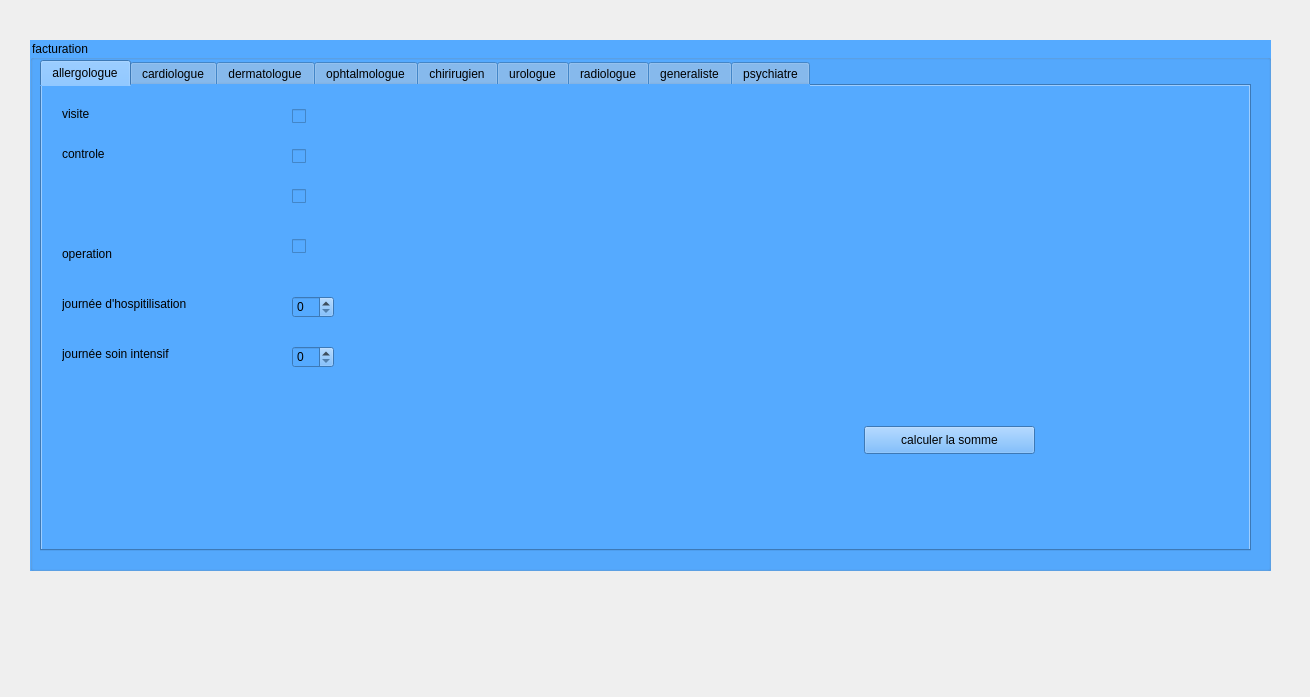
<?xml version="1.0" encoding="UTF-8"?>
<ui version="4.0">
 <class>facturation</class>
 <widget class="QWidget" name="facturation">
  <property name="geometry">
   <rect>
    <x>0</x>
    <y>0</y>
    <width>1310</width>
    <height>697</height>
   </rect>
  </property>
  <property name="windowTitle">
   <string>Form</string>
  </property>
  <widget class="QGroupBox" name="groupBox">
   <property name="geometry">
    <rect>
     <x>30</x>
     <y>40</y>
     <width>1241</width>
     <height>531</height>
    </rect>
   </property>
   <property name="styleSheet">
    <string notr="true">background-color: rgb(85, 170, 255);</string>
   </property>
   <property name="title">
    <string>facturation</string>
   </property>
   <widget class="QTabWidget" name="tabWidget">
    <property name="geometry">
     <rect>
      <x>10</x>
      <y>20</y>
      <width>1211</width>
      <height>491</height>
     </rect>
    </property>
    <property name="currentIndex">
     <number>0</number>
    </property>
    <widget class="QWidget" name="tab_2">
     <attribute name="title">
      <string>allergologue</string>
     </attribute>
     <widget class="QLabel" name="label_6">
      <property name="geometry">
       <rect>
        <x>20</x>
        <y>60</y>
        <width>55</width>
        <height>16</height>
       </rect>
      </property>
      <property name="text">
       <string>controle</string>
      </property>
     </widget>
     <widget class="QLabel" name="label_11">
      <property name="geometry">
       <rect>
        <x>20</x>
        <y>260</y>
        <width>121</width>
        <height>16</height>
       </rect>
      </property>
      <property name="text">
       <string>journée soin intensif</string>
      </property>
     </widget>
     <widget class="QCheckBox" name="checkBox_5">
      <property name="geometry">
       <rect>
        <x>250</x>
        <y>150</y>
        <width>81</width>
        <height>20</height>
       </rect>
      </property>
      <property name="text">
       <string/>
      </property>
     </widget>
     <widget class="QCheckBox" name="checkBox_6">
      <property name="geometry">
       <rect>
        <x>250</x>
        <y>100</y>
        <width>81</width>
        <height>20</height>
       </rect>
      </property>
      <property name="text">
       <string/>
      </property>
     </widget>
     <widget class="QSpinBox" name="spinBox_3">
      <property name="geometry">
       <rect>
        <x>250</x>
        <y>260</y>
        <width>42</width>
        <height>22</height>
       </rect>
      </property>
     </widget>
     <widget class="QLabel" name="label_8">
      <property name="geometry">
       <rect>
        <x>20</x>
        <y>110</y>
        <width>111</width>
        <height>16</height>
       </rect>
      </property>
      <property name="text">
       <string/>
      </property>
     </widget>
     <widget class="QPushButton" name="pushButton_2">
      <property name="geometry">
       <rect>
        <x>822</x>
        <y>340</y>
        <width>171</width>
        <height>28</height>
       </rect>
      </property>
      <property name="text">
       <string>calculer la somme</string>
      </property>
     </widget>
     <widget class="QLabel" name="label_12">
      <property name="geometry">
       <rect>
        <x>20</x>
        <y>210</y>
        <width>151</width>
        <height>16</height>
       </rect>
      </property>
      <property name="text">
       <string>journée d'hospitilisation</string>
      </property>
     </widget>
     <widget class="QSpinBox" name="spinBox_4">
      <property name="geometry">
       <rect>
        <x>250</x>
        <y>210</y>
        <width>42</width>
        <height>22</height>
       </rect>
      </property>
     </widget>
     <widget class="QLabel" name="label_13">
      <property name="geometry">
       <rect>
        <x>20</x>
        <y>20</y>
        <width>55</width>
        <height>16</height>
       </rect>
      </property>
      <property name="text">
       <string>visite</string>
      </property>
     </widget>
     <widget class="QLabel" name="label_14">
      <property name="geometry">
       <rect>
        <x>20</x>
        <y>160</y>
        <width>55</width>
        <height>16</height>
       </rect>
      </property>
      <property name="text">
       <string>operation</string>
      </property>
     </widget>
     <widget class="QCheckBox" name="checkBox_7">
      <property name="geometry">
       <rect>
        <x>250</x>
        <y>60</y>
        <width>81</width>
        <height>20</height>
       </rect>
      </property>
      <property name="text">
       <string/>
      </property>
     </widget>
     <widget class="QCheckBox" name="checkBox_8">
      <property name="geometry">
       <rect>
        <x>250</x>
        <y>20</y>
        <width>81</width>
        <height>20</height>
       </rect>
      </property>
      <property name="text">
       <string/>
      </property>
     </widget>
    </widget>
    <widget class="QWidget" name="tab">
     <attribute name="title">
      <string>cardiologue</string>
     </attribute>
     <widget class="QLabel" name="label_7">
      <property name="geometry">
       <rect>
        <x>50</x>
        <y>240</y>
        <width>55</width>
        <height>16</height>
       </rect>
      </property>
      <property name="text">
       <string/>
      </property>
     </widget>
     <widget class="QLabel" name="label_4">
      <property name="geometry">
       <rect>
        <x>50</x>
        <y>170</y>
        <width>55</width>
        <height>16</height>
       </rect>
      </property>
      <property name="text">
       <string/>
      </property>
     </widget>
     <widget class="QLabel" name="label">
      <property name="geometry">
       <rect>
        <x>50</x>
        <y>50</y>
        <width>55</width>
        <height>16</height>
       </rect>
      </property>
      <property name="text">
       <string>visite</string>
      </property>
     </widget>
     <widget class="QLabel" name="label_9">
      <property name="geometry">
       <rect>
        <x>50</x>
        <y>290</y>
        <width>121</width>
        <height>16</height>
       </rect>
      </property>
      <property name="text">
       <string>journée soin intensif</string>
      </property>
     </widget>
     <widget class="QLabel" name="label_2">
      <property name="geometry">
       <rect>
        <x>50</x>
        <y>190</y>
        <width>55</width>
        <height>16</height>
       </rect>
      </property>
      <property name="text">
       <string>operation</string>
      </property>
     </widget>
     <widget class="QLabel" name="label_5">
      <property name="geometry">
       <rect>
        <x>50</x>
        <y>140</y>
        <width>111</width>
        <height>16</height>
       </rect>
      </property>
      <property name="text">
       <string>ecographie</string>
      </property>
     </widget>
     <widget class="QLabel" name="label_10">
      <property name="geometry">
       <rect>
        <x>50</x>
        <y>240</y>
        <width>151</width>
        <height>16</height>
       </rect>
      </property>
      <property name="text">
       <string>journée d'hospitilisation</string>
      </property>
     </widget>
     <widget class="QLabel" name="label_3">
      <property name="geometry">
       <rect>
        <x>50</x>
        <y>90</y>
        <width>55</width>
        <height>16</height>
       </rect>
      </property>
      <property name="text">
       <string>controle</string>
      </property>
     </widget>
     <widget class="QCheckBox" name="checkBox">
      <property name="geometry">
       <rect>
        <x>280</x>
        <y>50</y>
        <width>81</width>
        <height>20</height>
       </rect>
      </property>
      <property name="text">
       <string/>
      </property>
     </widget>
     <widget class="QCheckBox" name="checkBox_2">
      <property name="geometry">
       <rect>
        <x>280</x>
        <y>90</y>
        <width>81</width>
        <height>20</height>
       </rect>
      </property>
      <property name="text">
       <string/>
      </property>
     </widget>
     <widget class="QCheckBox" name="checkBox_3">
      <property name="geometry">
       <rect>
        <x>280</x>
        <y>130</y>
        <width>81</width>
        <height>20</height>
       </rect>
      </property>
      <property name="text">
       <string/>
      </property>
     </widget>
     <widget class="QCheckBox" name="checkBox_4">
      <property name="geometry">
       <rect>
        <x>280</x>
        <y>180</y>
        <width>81</width>
        <height>20</height>
       </rect>
      </property>
      <property name="text">
       <string/>
      </property>
     </widget>
     <widget class="QSpinBox" name="spinBox">
      <property name="geometry">
       <rect>
        <x>280</x>
        <y>240</y>
        <width>42</width>
        <height>22</height>
       </rect>
      </property>
     </widget>
     <widget class="QSpinBox" name="spinBox_2">
      <property name="geometry">
       <rect>
        <x>280</x>
        <y>290</y>
        <width>42</width>
        <height>22</height>
       </rect>
      </property>
     </widget>
     <widget class="QPushButton" name="pushButton">
      <property name="geometry">
       <rect>
        <x>852</x>
        <y>370</y>
        <width>171</width>
        <height>28</height>
       </rect>
      </property>
      <property name="text">
       <string>calculer la somme</string>
      </property>
     </widget>
    </widget>
    <widget class="QWidget" name="tab_3">
     <attribute name="title">
      <string>dermatologue</string>
     </attribute>
     <widget class="QLabel" name="label_15">
      <property name="geometry">
       <rect>
        <x>20</x>
        <y>50</y>
        <width>55</width>
        <height>16</height>
       </rect>
      </property>
      <property name="text">
       <string>controle</string>
      </property>
     </widget>
     <widget class="QLabel" name="label_16">
      <property name="geometry">
       <rect>
        <x>20</x>
        <y>250</y>
        <width>121</width>
        <height>16</height>
       </rect>
      </property>
      <property name="text">
       <string>journée soin intensif</string>
      </property>
     </widget>
     <widget class="QCheckBox" name="checkBox_9">
      <property name="geometry">
       <rect>
        <x>250</x>
        <y>140</y>
        <width>81</width>
        <height>20</height>
       </rect>
      </property>
      <property name="text">
       <string/>
      </property>
     </widget>
     <widget class="QCheckBox" name="checkBox_10">
      <property name="geometry">
       <rect>
        <x>250</x>
        <y>90</y>
        <width>81</width>
        <height>20</height>
       </rect>
      </property>
      <property name="text">
       <string/>
      </property>
     </widget>
     <widget class="QSpinBox" name="spinBox_5">
      <property name="geometry">
       <rect>
        <x>250</x>
        <y>250</y>
        <width>42</width>
        <height>22</height>
       </rect>
      </property>
     </widget>
     <widget class="QLabel" name="label_17">
      <property name="geometry">
       <rect>
        <x>20</x>
        <y>100</y>
        <width>111</width>
        <height>16</height>
       </rect>
      </property>
      <property name="text">
       <string>ecographie</string>
      </property>
     </widget>
     <widget class="QPushButton" name="pushButton_3">
      <property name="geometry">
       <rect>
        <x>822</x>
        <y>330</y>
        <width>171</width>
        <height>28</height>
       </rect>
      </property>
      <property name="text">
       <string>calculer la somme</string>
      </property>
     </widget>
     <widget class="QLabel" name="label_18">
      <property name="geometry">
       <rect>
        <x>20</x>
        <y>200</y>
        <width>151</width>
        <height>16</height>
       </rect>
      </property>
      <property name="text">
       <string>journée d'hospitilisation</string>
      </property>
     </widget>
     <widget class="QSpinBox" name="spinBox_6">
      <property name="geometry">
       <rect>
        <x>250</x>
        <y>200</y>
        <width>42</width>
        <height>22</height>
       </rect>
      </property>
     </widget>
     <widget class="QLabel" name="label_19">
      <property name="geometry">
       <rect>
        <x>20</x>
        <y>10</y>
        <width>55</width>
        <height>16</height>
       </rect>
      </property>
      <property name="text">
       <string>visite</string>
      </property>
     </widget>
     <widget class="QLabel" name="label_20">
      <property name="geometry">
       <rect>
        <x>20</x>
        <y>150</y>
        <width>55</width>
        <height>16</height>
       </rect>
      </property>
      <property name="text">
       <string>operation</string>
      </property>
     </widget>
     <widget class="QCheckBox" name="checkBox_11">
      <property name="geometry">
       <rect>
        <x>250</x>
        <y>50</y>
        <width>81</width>
        <height>20</height>
       </rect>
      </property>
      <property name="text">
       <string/>
      </property>
     </widget>
     <widget class="QCheckBox" name="checkBox_12">
      <property name="geometry">
       <rect>
        <x>250</x>
        <y>10</y>
        <width>81</width>
        <height>20</height>
       </rect>
      </property>
      <property name="text">
       <string/>
      </property>
     </widget>
    </widget>
    <widget class="QWidget" name="tab_5">
     <attribute name="title">
      <string>ophtalmologue</string>
     </attribute>
     <widget class="QLabel" name="label_27">
      <property name="geometry">
       <rect>
        <x>10</x>
        <y>60</y>
        <width>55</width>
        <height>16</height>
       </rect>
      </property>
      <property name="text">
       <string>controle</string>
      </property>
     </widget>
     <widget class="QLabel" name="label_28">
      <property name="geometry">
       <rect>
        <x>10</x>
        <y>260</y>
        <width>121</width>
        <height>16</height>
       </rect>
      </property>
      <property name="text">
       <string>journée soin intensif</string>
      </property>
     </widget>
     <widget class="QCheckBox" name="checkBox_17">
      <property name="geometry">
       <rect>
        <x>240</x>
        <y>150</y>
        <width>81</width>
        <height>20</height>
       </rect>
      </property>
      <property name="text">
       <string/>
      </property>
     </widget>
     <widget class="QCheckBox" name="checkBox_18">
      <property name="geometry">
       <rect>
        <x>240</x>
        <y>100</y>
        <width>81</width>
        <height>20</height>
       </rect>
      </property>
      <property name="text">
       <string/>
      </property>
     </widget>
     <widget class="QSpinBox" name="spinBox_9">
      <property name="geometry">
       <rect>
        <x>240</x>
        <y>260</y>
        <width>42</width>
        <height>22</height>
       </rect>
      </property>
     </widget>
     <widget class="QLabel" name="label_29">
      <property name="geometry">
       <rect>
        <x>10</x>
        <y>110</y>
        <width>111</width>
        <height>16</height>
       </rect>
      </property>
      <property name="text">
       <string>ecographie</string>
      </property>
     </widget>
     <widget class="QPushButton" name="pushButton_5">
      <property name="geometry">
       <rect>
        <x>812</x>
        <y>340</y>
        <width>171</width>
        <height>28</height>
       </rect>
      </property>
      <property name="text">
       <string>calculer la somme</string>
      </property>
     </widget>
     <widget class="QLabel" name="label_30">
      <property name="geometry">
       <rect>
        <x>10</x>
        <y>210</y>
        <width>151</width>
        <height>16</height>
       </rect>
      </property>
      <property name="text">
       <string>journée d'hospitilisation</string>
      </property>
     </widget>
     <widget class="QSpinBox" name="spinBox_10">
      <property name="geometry">
       <rect>
        <x>240</x>
        <y>210</y>
        <width>42</width>
        <height>22</height>
       </rect>
      </property>
     </widget>
     <widget class="QLabel" name="label_31">
      <property name="geometry">
       <rect>
        <x>10</x>
        <y>20</y>
        <width>55</width>
        <height>16</height>
       </rect>
      </property>
      <property name="text">
       <string>visite</string>
      </property>
     </widget>
     <widget class="QLabel" name="label_32">
      <property name="geometry">
       <rect>
        <x>10</x>
        <y>160</y>
        <width>55</width>
        <height>16</height>
       </rect>
      </property>
      <property name="text">
       <string>operation</string>
      </property>
     </widget>
     <widget class="QCheckBox" name="checkBox_19">
      <property name="geometry">
       <rect>
        <x>240</x>
        <y>60</y>
        <width>81</width>
        <height>20</height>
       </rect>
      </property>
      <property name="text">
       <string/>
      </property>
     </widget>
     <widget class="QCheckBox" name="checkBox_20">
      <property name="geometry">
       <rect>
        <x>240</x>
        <y>20</y>
        <width>81</width>
        <height>20</height>
       </rect>
      </property>
      <property name="text">
       <string/>
      </property>
     </widget>
    </widget>
    <widget class="QWidget" name="tab_4">
     <attribute name="title">
      <string>chirirugien</string>
     </attribute>
     <widget class="QLabel" name="label_21">
      <property name="geometry">
       <rect>
        <x>20</x>
        <y>50</y>
        <width>55</width>
        <height>16</height>
       </rect>
      </property>
      <property name="text">
       <string>controle</string>
      </property>
     </widget>
     <widget class="QLabel" name="label_22">
      <property name="geometry">
       <rect>
        <x>20</x>
        <y>250</y>
        <width>121</width>
        <height>16</height>
       </rect>
      </property>
      <property name="text">
       <string>journée soin intensif</string>
      </property>
     </widget>
     <widget class="QCheckBox" name="checkBox_13">
      <property name="geometry">
       <rect>
        <x>250</x>
        <y>140</y>
        <width>81</width>
        <height>20</height>
       </rect>
      </property>
      <property name="text">
       <string/>
      </property>
     </widget>
     <widget class="QCheckBox" name="checkBox_14">
      <property name="geometry">
       <rect>
        <x>250</x>
        <y>90</y>
        <width>81</width>
        <height>20</height>
       </rect>
      </property>
      <property name="text">
       <string/>
      </property>
     </widget>
     <widget class="QSpinBox" name="spinBox_7">
      <property name="geometry">
       <rect>
        <x>250</x>
        <y>250</y>
        <width>42</width>
        <height>22</height>
       </rect>
      </property>
     </widget>
     <widget class="QLabel" name="label_23">
      <property name="geometry">
       <rect>
        <x>20</x>
        <y>100</y>
        <width>111</width>
        <height>16</height>
       </rect>
      </property>
      <property name="text">
       <string>ecographie</string>
      </property>
     </widget>
     <widget class="QPushButton" name="pushButton_4">
      <property name="geometry">
       <rect>
        <x>822</x>
        <y>330</y>
        <width>171</width>
        <height>28</height>
       </rect>
      </property>
      <property name="text">
       <string>calculer la somme</string>
      </property>
     </widget>
     <widget class="QLabel" name="label_24">
      <property name="geometry">
       <rect>
        <x>20</x>
        <y>200</y>
        <width>151</width>
        <height>16</height>
       </rect>
      </property>
      <property name="text">
       <string>journée d'hospitilisation</string>
      </property>
     </widget>
     <widget class="QSpinBox" name="spinBox_8">
      <property name="geometry">
       <rect>
        <x>250</x>
        <y>200</y>
        <width>42</width>
        <height>22</height>
       </rect>
      </property>
     </widget>
     <widget class="QLabel" name="label_25">
      <property name="geometry">
       <rect>
        <x>20</x>
        <y>10</y>
        <width>55</width>
        <height>16</height>
       </rect>
      </property>
      <property name="text">
       <string>visite</string>
      </property>
     </widget>
     <widget class="QLabel" name="label_26">
      <property name="geometry">
       <rect>
        <x>20</x>
        <y>150</y>
        <width>55</width>
        <height>16</height>
       </rect>
      </property>
      <property name="text">
       <string>operation</string>
      </property>
     </widget>
     <widget class="QCheckBox" name="checkBox_15">
      <property name="geometry">
       <rect>
        <x>250</x>
        <y>50</y>
        <width>81</width>
        <height>20</height>
       </rect>
      </property>
      <property name="text">
       <string/>
      </property>
     </widget>
     <widget class="QCheckBox" name="checkBox_16">
      <property name="geometry">
       <rect>
        <x>250</x>
        <y>10</y>
        <width>81</width>
        <height>20</height>
       </rect>
      </property>
      <property name="text">
       <string/>
      </property>
     </widget>
    </widget>
    <widget class="QWidget" name="tab_6">
     <attribute name="title">
      <string>urologue</string>
     </attribute>
     <widget class="QLabel" name="label_33">
      <property name="geometry">
       <rect>
        <x>10</x>
        <y>50</y>
        <width>55</width>
        <height>16</height>
       </rect>
      </property>
      <property name="text">
       <string>controle</string>
      </property>
     </widget>
     <widget class="QLabel" name="label_34">
      <property name="geometry">
       <rect>
        <x>10</x>
        <y>250</y>
        <width>121</width>
        <height>16</height>
       </rect>
      </property>
      <property name="text">
       <string>journée soin intensif</string>
      </property>
     </widget>
     <widget class="QCheckBox" name="checkBox_21">
      <property name="geometry">
       <rect>
        <x>240</x>
        <y>140</y>
        <width>81</width>
        <height>20</height>
       </rect>
      </property>
      <property name="text">
       <string/>
      </property>
     </widget>
     <widget class="QCheckBox" name="checkBox_22">
      <property name="geometry">
       <rect>
        <x>240</x>
        <y>90</y>
        <width>81</width>
        <height>20</height>
       </rect>
      </property>
      <property name="text">
       <string/>
      </property>
     </widget>
     <widget class="QSpinBox" name="spinBox_11">
      <property name="geometry">
       <rect>
        <x>240</x>
        <y>250</y>
        <width>42</width>
        <height>22</height>
       </rect>
      </property>
     </widget>
     <widget class="QLabel" name="label_35">
      <property name="geometry">
       <rect>
        <x>10</x>
        <y>100</y>
        <width>111</width>
        <height>16</height>
       </rect>
      </property>
      <property name="text">
       <string>ecographie</string>
      </property>
     </widget>
     <widget class="QPushButton" name="pushButton_6">
      <property name="geometry">
       <rect>
        <x>812</x>
        <y>330</y>
        <width>171</width>
        <height>28</height>
       </rect>
      </property>
      <property name="text">
       <string>calculer la somme</string>
      </property>
     </widget>
     <widget class="QLabel" name="label_36">
      <property name="geometry">
       <rect>
        <x>10</x>
        <y>200</y>
        <width>151</width>
        <height>16</height>
       </rect>
      </property>
      <property name="text">
       <string>journée d'hospitilisation</string>
      </property>
     </widget>
     <widget class="QSpinBox" name="spinBox_12">
      <property name="geometry">
       <rect>
        <x>240</x>
        <y>200</y>
        <width>42</width>
        <height>22</height>
       </rect>
      </property>
     </widget>
     <widget class="QLabel" name="label_37">
      <property name="geometry">
       <rect>
        <x>10</x>
        <y>10</y>
        <width>55</width>
        <height>16</height>
       </rect>
      </property>
      <property name="text">
       <string>visite</string>
      </property>
     </widget>
     <widget class="QLabel" name="label_38">
      <property name="geometry">
       <rect>
        <x>10</x>
        <y>150</y>
        <width>55</width>
        <height>16</height>
       </rect>
      </property>
      <property name="text">
       <string>operation</string>
      </property>
     </widget>
     <widget class="QCheckBox" name="checkBox_23">
      <property name="geometry">
       <rect>
        <x>240</x>
        <y>50</y>
        <width>81</width>
        <height>20</height>
       </rect>
      </property>
      <property name="text">
       <string/>
      </property>
     </widget>
     <widget class="QCheckBox" name="checkBox_24">
      <property name="geometry">
       <rect>
        <x>240</x>
        <y>10</y>
        <width>81</width>
        <height>20</height>
       </rect>
      </property>
      <property name="text">
       <string/>
      </property>
     </widget>
    </widget>
    <widget class="QWidget" name="tab_7">
     <attribute name="title">
      <string>radiologue</string>
     </attribute>
     <widget class="QLabel" name="label_39">
      <property name="geometry">
       <rect>
        <x>10</x>
        <y>60</y>
        <width>131</width>
        <height>16</height>
       </rect>
      </property>
      <property name="text">
       <string>radio arthoscanner</string>
      </property>
     </widget>
     <widget class="QLabel" name="label_40">
      <property name="geometry">
       <rect>
        <x>10</x>
        <y>260</y>
        <width>141</width>
        <height>16</height>
       </rect>
      </property>
      <property name="text">
       <string>radio interventionelle</string>
      </property>
     </widget>
     <widget class="QCheckBox" name="checkBox_25">
      <property name="geometry">
       <rect>
        <x>230</x>
        <y>160</y>
        <width>81</width>
        <height>20</height>
       </rect>
      </property>
      <property name="text">
       <string/>
      </property>
     </widget>
     <widget class="QCheckBox" name="checkBox_26">
      <property name="geometry">
       <rect>
        <x>230</x>
        <y>110</y>
        <width>81</width>
        <height>20</height>
       </rect>
      </property>
      <property name="text">
       <string/>
      </property>
     </widget>
     <widget class="QLabel" name="label_41">
      <property name="geometry">
       <rect>
        <x>10</x>
        <y>110</y>
        <width>121</width>
        <height>16</height>
       </rect>
      </property>
      <property name="text">
       <string>radio gynecologique</string>
      </property>
     </widget>
     <widget class="QPushButton" name="pushButton_7">
      <property name="geometry">
       <rect>
        <x>812</x>
        <y>340</y>
        <width>171</width>
        <height>28</height>
       </rect>
      </property>
      <property name="text">
       <string>calculer la somme</string>
      </property>
     </widget>
     <widget class="QLabel" name="label_42">
      <property name="geometry">
       <rect>
        <x>10</x>
        <y>210</y>
        <width>151</width>
        <height>16</height>
       </rect>
      </property>
      <property name="text">
       <string>radio dentaire</string>
      </property>
     </widget>
     <widget class="QLabel" name="label_43">
      <property name="geometry">
       <rect>
        <x>10</x>
        <y>20</y>
        <width>131</width>
        <height>16</height>
       </rect>
      </property>
      <property name="text">
       <string>radio generale</string>
      </property>
     </widget>
     <widget class="QLabel" name="label_44">
      <property name="geometry">
       <rect>
        <x>10</x>
        <y>160</y>
        <width>111</width>
        <height>16</height>
       </rect>
      </property>
      <property name="text">
       <string>radio urinaire</string>
      </property>
     </widget>
     <widget class="QCheckBox" name="checkBox_27">
      <property name="geometry">
       <rect>
        <x>230</x>
        <y>60</y>
        <width>81</width>
        <height>20</height>
       </rect>
      </property>
      <property name="text">
       <string/>
      </property>
     </widget>
     <widget class="QCheckBox" name="checkBox_28">
      <property name="geometry">
       <rect>
        <x>230</x>
        <y>20</y>
        <width>81</width>
        <height>20</height>
       </rect>
      </property>
      <property name="text">
       <string/>
      </property>
     </widget>
     <widget class="QCheckBox" name="checkBox_33">
      <property name="geometry">
       <rect>
        <x>230</x>
        <y>210</y>
        <width>81</width>
        <height>20</height>
       </rect>
      </property>
      <property name="text">
       <string/>
      </property>
     </widget>
     <widget class="QCheckBox" name="checkBox_34">
      <property name="geometry">
       <rect>
        <x>230</x>
        <y>260</y>
        <width>81</width>
        <height>20</height>
       </rect>
      </property>
      <property name="text">
       <string/>
      </property>
     </widget>
    </widget>
    <widget class="QWidget" name="tab_8">
     <attribute name="title">
      <string>generaliste</string>
     </attribute>
     <widget class="QLabel" name="label_45">
      <property name="geometry">
       <rect>
        <x>20</x>
        <y>60</y>
        <width>55</width>
        <height>16</height>
       </rect>
      </property>
      <property name="text">
       <string>controle</string>
      </property>
     </widget>
     <widget class="QLabel" name="label_46">
      <property name="geometry">
       <rect>
        <x>20</x>
        <y>260</y>
        <width>121</width>
        <height>16</height>
       </rect>
      </property>
      <property name="text">
       <string>journée soin intensif</string>
      </property>
     </widget>
     <widget class="QCheckBox" name="checkBox_29">
      <property name="geometry">
       <rect>
        <x>250</x>
        <y>150</y>
        <width>81</width>
        <height>20</height>
       </rect>
      </property>
      <property name="text">
       <string/>
      </property>
     </widget>
     <widget class="QCheckBox" name="checkBox_30">
      <property name="geometry">
       <rect>
        <x>250</x>
        <y>100</y>
        <width>81</width>
        <height>20</height>
       </rect>
      </property>
      <property name="text">
       <string/>
      </property>
     </widget>
     <widget class="QSpinBox" name="spinBox_15">
      <property name="geometry">
       <rect>
        <x>250</x>
        <y>260</y>
        <width>42</width>
        <height>22</height>
       </rect>
      </property>
     </widget>
     <widget class="QLabel" name="label_47">
      <property name="geometry">
       <rect>
        <x>20</x>
        <y>110</y>
        <width>111</width>
        <height>16</height>
       </rect>
      </property>
      <property name="text">
       <string>ecographie</string>
      </property>
     </widget>
     <widget class="QPushButton" name="pushButton_8">
      <property name="geometry">
       <rect>
        <x>822</x>
        <y>340</y>
        <width>171</width>
        <height>28</height>
       </rect>
      </property>
      <property name="text">
       <string>calculer la somme</string>
      </property>
     </widget>
     <widget class="QLabel" name="label_48">
      <property name="geometry">
       <rect>
        <x>20</x>
        <y>210</y>
        <width>151</width>
        <height>16</height>
       </rect>
      </property>
      <property name="text">
       <string>journée d'hospitilisation</string>
      </property>
     </widget>
     <widget class="QSpinBox" name="spinBox_16">
      <property name="geometry">
       <rect>
        <x>250</x>
        <y>210</y>
        <width>42</width>
        <height>22</height>
       </rect>
      </property>
     </widget>
     <widget class="QLabel" name="label_49">
      <property name="geometry">
       <rect>
        <x>20</x>
        <y>20</y>
        <width>55</width>
        <height>16</height>
       </rect>
      </property>
      <property name="text">
       <string>visite</string>
      </property>
     </widget>
     <widget class="QLabel" name="label_50">
      <property name="geometry">
       <rect>
        <x>20</x>
        <y>160</y>
        <width>55</width>
        <height>16</height>
       </rect>
      </property>
      <property name="text">
       <string>operation</string>
      </property>
     </widget>
     <widget class="QCheckBox" name="checkBox_31">
      <property name="geometry">
       <rect>
        <x>250</x>
        <y>60</y>
        <width>81</width>
        <height>20</height>
       </rect>
      </property>
      <property name="text">
       <string/>
      </property>
     </widget>
     <widget class="QCheckBox" name="checkBox_32">
      <property name="geometry">
       <rect>
        <x>250</x>
        <y>20</y>
        <width>81</width>
        <height>20</height>
       </rect>
      </property>
      <property name="text">
       <string/>
      </property>
     </widget>
    </widget>
    <widget class="QWidget" name="tab_9">
     <attribute name="title">
      <string>psychiatre</string>
     </attribute>
     <widget class="QLabel" name="label_51">
      <property name="geometry">
       <rect>
        <x>10</x>
        <y>60</y>
        <width>55</width>
        <height>16</height>
       </rect>
      </property>
      <property name="text">
       <string>controle</string>
      </property>
     </widget>
     <widget class="QPushButton" name="pushButton_9">
      <property name="geometry">
       <rect>
        <x>812</x>
        <y>340</y>
        <width>171</width>
        <height>28</height>
       </rect>
      </property>
      <property name="text">
       <string>calculer la somme</string>
      </property>
     </widget>
     <widget class="QLabel" name="label_55">
      <property name="geometry">
       <rect>
        <x>10</x>
        <y>20</y>
        <width>55</width>
        <height>16</height>
       </rect>
      </property>
      <property name="text">
       <string>visite</string>
      </property>
     </widget>
     <widget class="QCheckBox" name="checkBox_35">
      <property name="geometry">
       <rect>
        <x>240</x>
        <y>60</y>
        <width>81</width>
        <height>20</height>
       </rect>
      </property>
      <property name="text">
       <string/>
      </property>
     </widget>
     <widget class="QCheckBox" name="checkBox_36">
      <property name="geometry">
       <rect>
        <x>240</x>
        <y>20</y>
        <width>81</width>
        <height>20</height>
       </rect>
      </property>
      <property name="text">
       <string/>
      </property>
     </widget>
    </widget>
   </widget>
  </widget>
 </widget>
 <resources/>
 <connections/>
</ui>
